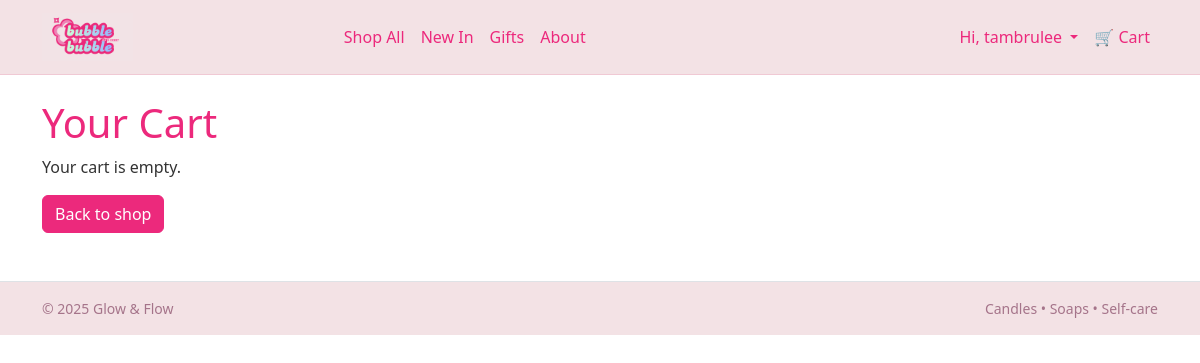
/cart/ (signed in), run on an earlier commit of the app's database.
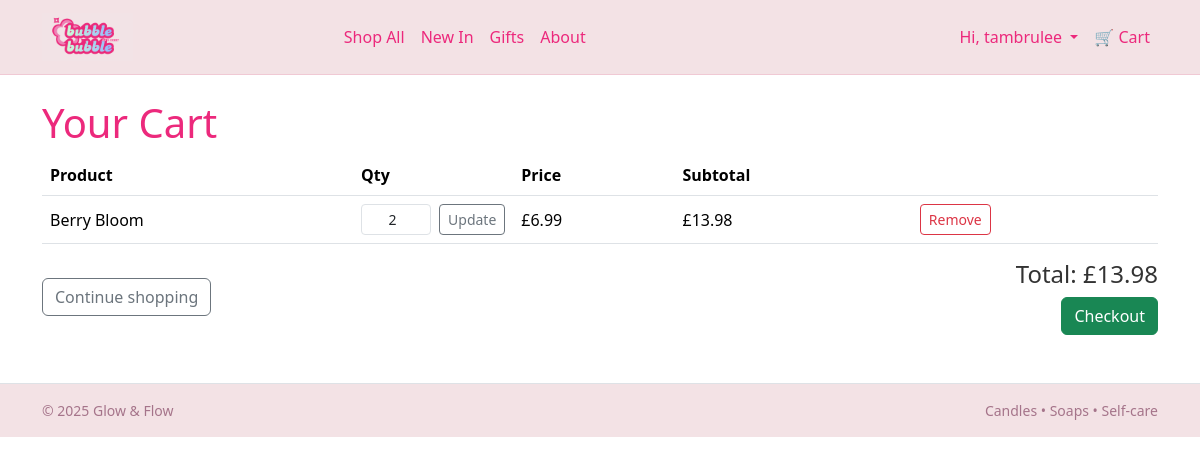
And on a later commit of the database.
### cart/models.py (models this page shows, shortened)
class CartItem(models.Model):
    cart = models.ForeignKey(Cart, on_delete=models.CASCADE, related_name="items")
    product = models.ForeignKey(Product, on_delete=models.PROTECT)
    qty = models.PositiveIntegerField(default=1)
    class Meta:
        unique_together = ("cart", "product")
    @property
    def subtotal(self):
        return self.qty * self.product.price

class Cart(models.Model):
    user = models.ForeignKey(
        settings.AUTH_USER_MODEL, null=True, blank=True, on_delete=models.CASCADE
    )
    session_key = models.CharField(max_length=40, blank=True, db_index=True)
    created_at = models.DateTimeField(auto_now_add=True)
    updated_at = models.DateTimeField(auto_now=True)
    @property
    def total(self):
        return sum(item.subtotal for item in self.items.select_related("product"))

### catalog/models.py (models this page shows, shortened)
class Product(models.Model):
    CANDLE = "CANDLE"
    SOAP = "SOAP"
    TYPES = [
        (CANDLE, "Candle"),
        (SOAP, "Soap"),
    ]
    title = models.CharField(max_length=160)
    slug = models.SlugField(max_length=180, unique=True, blank=True)
    product_type = models.CharField(max_length=12, choices=TYPES)
    description = models.TextField(blank=True)
    scent = models.CharField(max_length=50, help_text="e.g. Lavender, Citrus")
    weight_g = models.PositiveIntegerField(help_text="Net weight in grams")
    price = models.DecimalField(max_digits=6, decimal_places=2)
    stock_qty = models.PositiveIntegerField(default=0)
    active = models.BooleanField(default=True)
    created_at = models.DateTimeField(auto_now_add=True)
    class Meta:
        ordering = ["title"]

### cart/views.py (the view)
# urls.py: path("", views.view_cart, name="view"),
def view_cart(request):
    cart = get_or_create_cart(request)
    return render(request, "cart/view.html", {"cart": cart})

### cart/utils.py (called while the page is built)
def get_or_create_cart(request):
    if not request.session.session_key:
        request.session.create()
    session_key = request.session.session_key
    if request.user.is_authenticated:
        cart, _ = Cart.objects.get_or_create(user=request.user, defaults={"session_key": session_key})
    else:
        cart, _ = Cart.objects.get_or_create(user=None, session_key=session_key)
    return cart

### cart/templates/cart/view.html (shortened to what this page needs)
{% extends "base.html" %}
{% block content %}
<h1>Your Cart</h1>
{% if cart.items.all %}
<table class="table align-middle">
  <thead>
    <tr>
      <th>Product</th>
      <th style="width:120px;">Qty</th>
      <th>Price</th>
      <th>Subtotal</th>
      <th></th>
    </tr>
  </thead>
  <tbody>
    {% for item in cart.items.all %}
    <tr>
      <td>{{ item.product.title }}</td>
      <td>
        <form method="post" action="{% url 'cart:update' item.id %}" class="d-flex">
          <input type="number"
            name="qty"
            value="{{ item.qty }}"
            min="1"
            max="{{ item.product.stock_qty }}"
            class="form-control form-control-sm me-2 cart-qty-input">
          <button class="btn btn-sm btn-outline-secondary" type="submit">Update</button>
        </form>
      </td>
      <td>£{{ item.product.price }}</td>
      <td>£{{ item.subtotal }}</td>
      <td>
        <form method="post" action="{% url 'cart:remove' item.id %}">
          <button class="btn btn-sm btn-outline-danger" type="submit">Remove</button>
        </form>
      </td>
    </tr>
    {% endfor %}
  </tbody>
</table>
<div class="d-flex justify-content-between align-items-center">
  <a href="{% url 'catalog:product_list' %}" class="btn btn-outline-secondary">
    Continue shopping
  </a>
  <div class="text-end">
    <h4>Total: £{{ cart.total }}</h4>
    <a href="{% url 'checkout:summary' %}" class="btn btn-success">Checkout</a>
  </div>
</div>
{% else %}
<p>Your cart is empty.</p>
<a href="{% url 'catalog:product_list' %}" class="btn btn-primary">Back to shop</a>
{% endif %}
{% endblock %}

What changed in the data, as far as the page shows it:
added CartItem: product "Berry Bloom", qty "2", product.price "6.99", subtotal "13.98"
now on this page (row unchanged): Cart: total "13.98"
Also different on the page:
text no longer shown: "Your cart is empty. Back to shop"
text now shown: "Product Qty Price Subtotal Continue shopping Total: £ Checkout"
